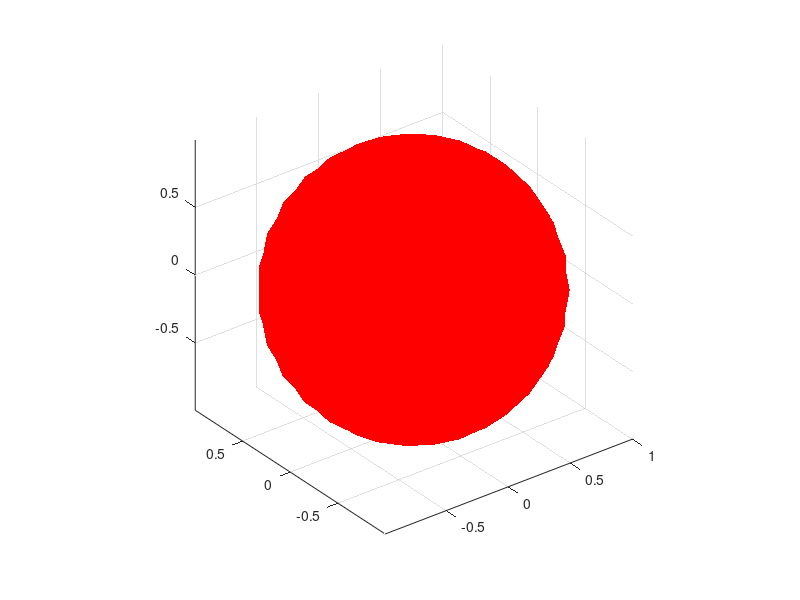
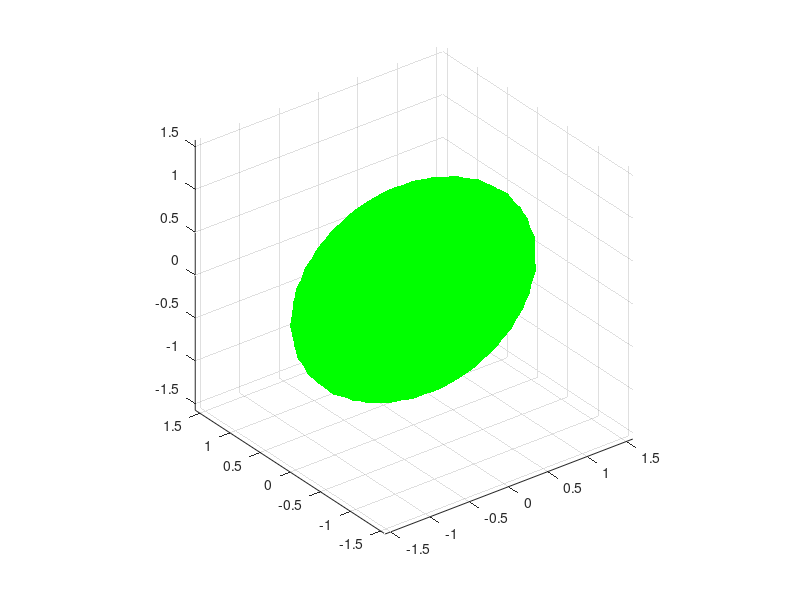

Here is the MATLAB script that generated these plots, in order:
clear; clc; close all;

%x^2 + y^2 + z^2 = r^2

%z = +\- sqrt(r^2 - x^2 - y^2)

Count = 20;
lnsps = linspace(0, 2*pi, Count);
plane_X = NaN(Count, Count);
plane_Y = NaN(Count, Count);
plane_Z = NaN(Count, Count);
for i = 1:Count
    for j = 1:Count
        phi   = lnsps(i);
        theta = lnsps(j);
        
        x = cos(phi)*cos(theta);
        y = sin(phi)*cos(theta);
        z = sin(theta);
        
        plane_X(i, j) = x;
        plane_Y(i, j) = y;
        plane_Z(i, j) = z;
        %disp( mat2str( round([i, j, plane_point'], 2) ))
    end
end

figure()
surf(plane_X, plane_Y, plane_Z, 'FaceAlpha', 1.0, 'EdgeAlpha', 0.3, 'FaceColor', 'r');

view(3);
axis equal;

T = [1, 0, 0;
     0, 2, 1;
     1, 1, 1];
 
s = sqrt(2) / 2;

T = [1, 0, 0;
     0, s, s;
     0, -s, s] * ...
     [1, 0, 0;
     0, 2, 0;
     0, 0, 1];
 
 
Vert = [vec(plane_X), vec(plane_Y), vec(plane_Z)]'; 
Vert = T*Vert;

plane_X_new = reshape(Vert(1, :), size(plane_X));
plane_Y_new = reshape(Vert(2, :), size(plane_Y));
plane_Z_new = reshape(Vert(3, :), size(plane_Z));

figure()
surf(plane_X_new, plane_Y_new, plane_Z_new, 'FaceAlpha', 1.0, 'EdgeAlpha', 0.3, 'FaceColor', 'g');

view(3);
axis equal;

